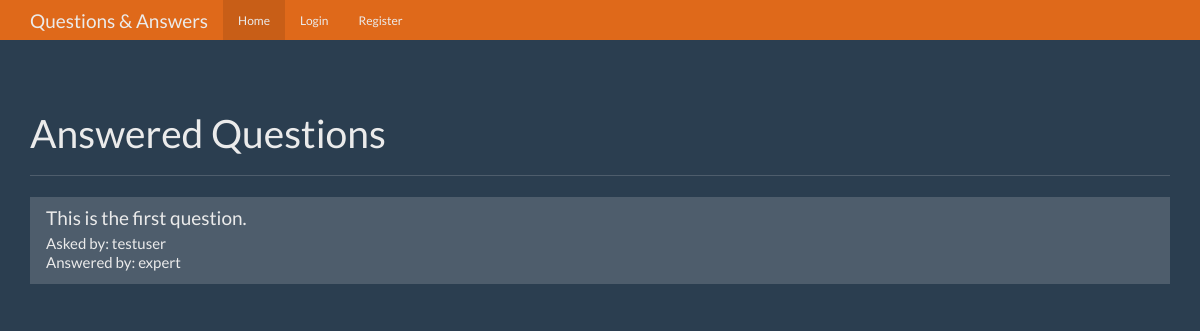
The page / on the database its author committed.
### tables this page shows
CREATE TABLE questions (
    id integer primary key autoincrement,
    question_text text not null,
    answer_text text,
    asked_by_id integer not null,
    expert_id integer not null
);

CREATE TABLE users (
    id integer primary key autoincrement,
    name text not null,
    password text not null,
    expert boolean not null,
    admin boolean not null
);

### app.py (the view)
@app.route('/')
def index():
    user = get_current_user()
    db = get_db()
    questions_cur = db.execute('''select
                                        questions.id as question_id,
                                        question_text,
                                        asker.name as asker_name,
                                        expert.name as expert_name
                                 from questions
                                 join users as asker on asker.id = questions.asked_by_id
                                 join users as expert on expert.id = questions.expert_id
                                 where questions.answer_text is not null''')
    questions_results = questions_cur.fetchall()
    return render_template('home.html', user=user, questions=questions_results)

### app.py (called while the page is built)
def get_current_user():
    user_result = None
    if 'user' in session:
        user = session['user']
        db = get_db()
        user_cur = db.execute('select id, name, password, expert, admin from users where name = ?', [user])
        user_result = user_cur.fetchone()
    return user_result

### database.py (called while the page is built)
def connect_db():
    sql = sqlite3.connect('questions.db')
    sql.row_factory = sqlite3.Row
    return sql

def get_db():
    if not hasattr(g, 'sqlite_db'):
        g.sqlite_db = connect_db()
    return g.sqlite_db

### templates/home.html (shortened to what this page needs)
{% extends "base.html" %}
{% from "show_links.html" import show_links %}
{% block nav %}
    {{ show_links(user) }}
{% endblock %}
{% block body %}
    <div class="page-header">
        <h1>Answered Questions</h1>
    </div>
    <div class="row">
        <div class="col-lg-12">
            <div class="list-group">
                {% for question in questions %}
                    <a href="{{ url_for('question', question_id=question['question_id']) }}" class="list-group-item">
                        <h4 class="list-group-item-heading">{{ question['question_text'] }}</h4>
                        <p class="list-group-item-text">Asked by: {{ question['asker_name'] }}</p>
                        <p class="list-group-item-text">Answered by: {{ question['expert_name'] }}</p>
                    </a>
                {% endfor %}
            </div>
        </div>
    </div>
    </div>
{% endblock %}

### static/theme.css (style rules this page uses)
body { padding-top: 70px; padding-bottom: 30px; }

### rows shown on the page
questions: question_text "This is the first question.", asker_name "testuser", expert_name "expert"
